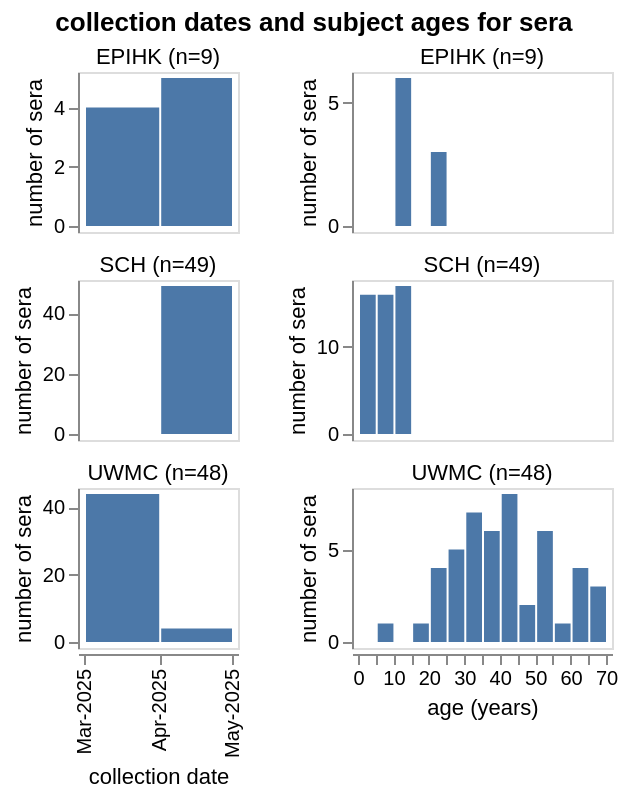

This figure's notebook cell:
### Code cell
sera_base = (
    alt.Chart(
        metadata[["group", "serum", "collection_date_numerical", "age_years"]]
        .assign(
            n=lambda x: x.groupby("group")["serum"].transform("count"),
            group=lambda x: x["group"] + " (n=" + x["n"].astype(str) + ")",
        )
        .drop(columns="n")
    )
    .encode(alt.Row("group", title=None))
    .mark_bar()
)

sera_date_chart = (
    sera_base
    .encode(
        alt.X(
            "yearmonth(collection_date_numerical)",
            title="collection date",
            axis=alt.Axis(format="%b-%Y", labelAngle=270),
            scale=alt.Scale(nice=False, padding=3),
        ),
        alt.Y("count()", title="number of sera", scale=alt.Scale(nice=False, padding=3)),
    )
    .resolve_scale(y="independent")
    .properties(height=80, width=80)
)

sera_age_chart = (
    sera_base
    .encode(
        alt.X(
            "age_years",
            title="age (years)",
            bin=alt.Bin(step=5, anchor=0),
            scale=alt.Scale(nice=False, padding=3),
        ),
        alt.Y("count()", title="number of sera", scale=alt.Scale(nice=False, padding=3)),
    )
    .resolve_scale(y="independent")
    .properties(height=80, width=130)
)

sera_chart = (
    alt.hconcat(sera_date_chart, sera_age_chart)
    .configure_axis(grid=False, titleFontWeight="normal")
    .configure_header(
        title=None, labelOrient="top", labelFontSize=11, labelPadding=2
    )
    .configure_facet(spacing=7)
    .properties(
        title=alt.TitleParams(
            "collection dates and subject ages for sera",
            anchor="middle",
        ),
    )
)

sera_chart

### Figure 1 — Vega-Lite specification as saved in the notebook (floating-point values rounded to 4 significant figures)
{"config": {"view": {"continuousWidth": 300, "continuousHeight": 300}, "axis": {"grid": false, "titleFontWeight": "normal"}, "facet": {"spacing": 7}, "header": {"labelFontSize": 11, "labelOrient": "top", "labelPadding": 2, "title": null}}, "hconcat": [{"mark": {"type": "bar"}, "encoding": {"row": {"field": "group", "title": null, "type": "nominal"}, "x": {"axis": {"format": "%b-%Y", "labelAngle": 270}, "field": "collection_date_numerical", "scale": {"nice": false, "padding": 3}, "timeUnit": "yearmonth", "title": "collection date", "type": "temporal"}, "y": {"aggregate": "count", "scale": {"nice": false, "padding": 3}, "title": "number of sera", "type": "quantitative"}}, "height": 80, "resolve": {"scale": {"y": "independent"}}, "width": 80}, {"mark": {"type": "bar"}, "encoding": {"row": {"field": "group", "title": null, "type": "nominal"}, "x": {"bin": {"anchor": 0, "step": 5}, "field": "age_years", "scale": {"nice": false, "padding": 3}, "title": "age (years)", "type": "quantitative"}, "y": {"aggregate": "count", "scale": {"nice": false, "padding": 3}, "title": "number of sera", "type": "quantitative"}}, "height": 80, "resolve": {"scale": {"y": "independent"}}, "width": 130}], "data": {"name": "data-f1b521038b2a64cd4ade18e2ff3510a7"}, "title": {"text": "collection dates and subject ages for sera", "anchor": "middle"}, "$schema": "https://vega.github.io/schema/vega-lite/v5.20.1.json", "datasets": {"data-f1b521038b2a64cd4ade18e2ff3510a7": [{"group": "EPIHK (n=9)", "serum": "EPIHK_1", "collection_date_numerical": "2025-04-01", "age_years": 14.5}, {"group": "EPIHK (n=9)", "serum": "EPIHK_2", "collection_date_numerical": "2025-04-01", "age_years": 14.5}, {"group": "EPIHK (n=9)", "serum": "EPIHK_3", "collection_date_numerical": "2025-03-01", "age_years": 14.5}, {"group": "EPIHK (n=9)", "serum": "EPIHK_4", "collection_date_numerical": "2025-04-01", "age_years": 14.5}, {"group": "EPIHK (n=9)", "serum": "EPIHK_5", "collection_date_numerical": "2025-03-01", "age_years": 14.5}, {"group": "EPIHK (n=9)", "serum": "EPIHK_6", "collection_date_numerical": "2025-04-01", "age_years": 14.5}, {"group": "EPIHK (n=9)", "serum": "EPIHK_7", "collection_date_numerical": "2025-03-01", "age_years": 24.5}, {"group": "EPIHK (n=9)", "serum": "EPIHK_8", "collection_date_numerical": "2025-03-01", "age_years": 24.5}, {"group": "EPIHK (n=9)", "serum": "EPIHK_9", "collection_date_numerical": "2025-04-01", "age_years": 24.5}, {"group": "SCH (n=49)", "serum": "SCH_1", "collection_date_numerical": "2025-04-01", "age_years": 13.0}, {"group": "SCH (n=49)", "serum": "SCH_10", "collection_date_numerical": "2025-04-01", "age_years": 8.0}, {"group": "SCH (n=49)", "serum": "SCH_11", "collection_date_numerical": "2025-04-01", "age_years": 13.0}, {"group": "SCH (n=49)", "serum": "SCH_12", "collection_date_numerical": "2025-04-01", "age_years": 1.25}, {"group": "SCH (n=49)", "serum": "SCH_13", "collection_date_numerical": "2025-04-01", "age_years": 1.25}, {"group": "SCH (n=49)", "serum": "SCH_14", "collection_date_numerical": "2025-04-01", "age_years": 1.25}, {"group": "SCH (n=49)", "serum": "SCH_15", "collection_date_numerical": "2025-04-01", "age_years": 8.0}, {"group": "SCH (n=49)", "serum": "SCH_16", "collection_date_numerical": "2025-04-01", "age_years": 5.0}, {"group": "SCH (n=49)", "serum": "SCH_17", "collection_date_numerical": "2025-04-01", "age_years": 0.25}, {"group": "SCH (n=49)", "serum": "SCH_18", "collection_date_numerical": "2025-04-01", "age_years": 1.25}, {"group": "SCH (n=49)", "serum": "SCH_19", "collection_date_numerical": "2025-04-01", "age_years": 0.25}, {"group": "SCH (n=49)", "serum": "SCH_2", "collection_date_numerical": "2025-04-01", "age_years": 0.25}, {"group": "SCH (n=49)", "serum": "SCH_20", "collection_date_numerical": "2025-04-01", "age_years": 8.0}, {"group": "SCH (n=49)", "serum": "SCH_21", "collection_date_numerical": "2025-04-01", "age_years": 13.0}, {"group": "SCH (n=49)", "serum": "SCH_22", "collection_date_numerical": "2025-04-01", "age_years": 4.0}, {"group": "SCH (n=49)", "serum": "SCH_23", "collection_date_numerical": "2025-04-01", "age_years": 13.0}, {"group": "SCH (n=49)", "serum": "SCH_24", "collection_date_numerical": "2025-04-01", "age_years": 5.0}, {"group": "SCH (n=49)", "serum": "SCH_25", "collection_date_numerical": "2025-04-01", "age_years": 0.25}, {"group": "SCH (n=49)", "serum": "SCH_27", "collection_date_numerical": "2025-04-01", "age_years": 8.0}, {"group": "SCH (n=49)", "serum": "SCH_28", "collection_date_numerical": "2025-04-01", "age_years": 13.0}, {"group": "SCH (n=49)", "serum": "SCH_29", "collection_date_numerical": "2025-04-01", "age_years": 13.0}, {"group": "SCH (n=49)", "serum": "SCH_3", "collection_date_numerical": "2025-04-01", "age_years": 1.25}, {"group": "SCH (n=49)", "serum": "SCH_30", "collection_date_numerical": "2025-04-01", "age_years": 0.25}, {"group": "SCH (n=49)", "serum": "SCH_31", "collection_date_numerical": "2025-04-01", "age_years": 8.0}, {"group": "SCH (n=49)", "serum": "SCH_32", "collection_date_numerical": "2025-04-01", "age_years": 0.25}, {"group": "SCH (n=49)", "serum": "SCH_33", "collection_date_numerical": "2025-04-01", "age_years": 8.0}, {"group": "SCH (n=49)", "serum": "SCH_34", "collection_date_numerical": "2025-04-01", "age_years": 4.0}, {"group": "SCH (n=49)", "serum": "SCH_35", "collection_date_numerical": "2025-04-01", "age_years": 8.0}, {"group": "SCH (n=49)", "serum": "SCH_36", "collection_date_numerical": "2025-04-01", "age_years": 13.0}, {"group": "SCH (n=49)", "serum": "SCH_37", "collection_date_numerical": "2025-04-01", "age_years": 13.0}, {"group": "SCH (n=49)", "serum": "SCH_38", "collection_date_numerical": "2025-04-01", "age_years": 13.0}, {"group": "SCH (n=49)", "serum": "SCH_39", "collection_date_numerical": "2025-04-01", "age_years": 13.0}, {"group": "SCH (n=49)", "serum": "SCH_4", "collection_date_numerical": "2025-04-01", "age_years": 13.0}, {"group": "SCH (n=49)", "serum": "SCH_40", "collection_date_numerical": "2025-04-01", "age_years": 13.0}, {"group": "SCH (n=49)", "serum": "SCH_41", "collection_date_numerical": "2025-04-01", "age_years": 0.25}, {"group": "SCH (n=49)", "serum": "SCH_42", "collection_date_numerical": "2025-04-01", "age_years": 4.0}, {"group": "SCH (n=49)", "serum": "SCH_43", "collection_date_numerical": "2025-04-01", "age_years": 13.0}, {"group": "SCH (n=49)", "serum": "SCH_44", "collection_date_numerical": "2025-04-01", "age_years": 13.0}, {"group": "SCH (n=49)", "serum": "SCH_45", "collection_date_numerical": "2025-04-01", "age_years": 5.0}, {"group": "SCH (n=49)", "serum": "SCH_46", "collection_date_numerical": "2025-04-01", "age_years": 0.25}, {"group": "SCH (n=49)", "serum": "SCH_47", "collection_date_numerical": "2025-04-01", "age_years": 8.0}, {"group": "SCH (n=49)", "serum": "SCH_48", "collection_date_numerical": "2025-04-01", "age_years": 8.0}, {"group": "SCH (n=49)", "serum": "SCH_49", "collection_date_numerical": "2025-04-01", "age_years": 8.0}, {"group": "SCH (n=49)", "serum": "SCH_5", "collection_date_numerical": "2025-04-01", "age_years": 8.0}, {"group": "SCH (n=49)", "serum": "SCH_50", "collection_date_numerical": "2025-04-01", "age_years": 8.0}, {"group": "SCH (n=49)", "serum": "SCH_6", "collection_date_numerical": "2025-04-01", "age_years": 13.0}, {"group": "SCH (n=49)", "serum": "SCH_7", "collection_date_numerical": "2025-04-01", "age_years": 13.0}, {"group": "SCH (n=49)", "serum": "SCH_8", "collection_date_numerical": "2025-04-01", "age_years": 8.0}, {"group": "SCH (n=49)", "serum": "SCH_9", "collection_date_numerical": "2025-04-01", "age_years": 13.0}, {"group": "UWMC (n=48)", "serum": "UWMC-1", "collection_date_numerical": "2025-03-01", "age_years": 29.0}, {"group": "UWMC (n=48)", "serum": "UWMC-10", "collection_date_numerical": "2025-03-01", "age_years": 38.0}, {"group": "UWMC (n=48)", "serum": "UWMC-11", "collection_date_numerical": "2025-03-01", "age_years": 52.0}, {"group": "UWMC (n=48)", "serum": "UWMC-12", "collection_date_numerical": "2025-03-01", "age_years": 31.0}, {"group": "UWMC (n=48)", "serum": "UWMC-13", "collection_date_numerical": "2025-03-01", "age_years": 37.0}, {"group": "UWMC (n=48)", "serum": "UWMC-14", "collection_date_numerical": "2025-03-01", "age_years": 62.0}, {"group": "UWMC (n=48)", "serum": "UWMC-15", "collection_date_numerical": "2025-03-01", "age_years": 51.0}, {"group": "UWMC (n=48)", "serum": "UWMC-16", "collection_date_numerical": "2025-03-01", "age_years": 51.0}, {"group": "UWMC (n=48)", "serum": "UWMC-17", "collection_date_numerical": "2025-03-01", "age_years": 30.0}, {"group": "UWMC (n=48)", "serum": "UWMC-18", "collection_date_numerical": "2025-03-01", "age_years": 65.0}, {"group": "UWMC (n=48)", "serum": "UWMC-19", "collection_date_numerical": "2025-03-01", "age_years": 38.0}, {"group": "UWMC (n=48)", "serum": "UWMC-2", "collection_date_numerical": "2025-03-01", "age_years": 63.0}, {"group": "UWMC (n=48)", "serum": "UWMC-20", "collection_date_numerical": "2025-03-01", "age_years": 44.0}, {"group": "UWMC (n=48)", "serum": "UWMC-21", "collection_date_numerical": "2025-03-01", "age_years": 40.0}, {"group": "UWMC (n=48)", "serum": "UWMC-22", "collection_date_numerical": "2025-03-01", "age_years": 61.0}, {"group": "UWMC (n=48)", "serum": "UWMC-23", "collection_date_numerical": "2025-03-01", "age_years": 62.0}, {"group": "UWMC (n=48)", "serum": "UWMC-24", "collection_date_numerical": "2025-03-01", "age_years": 32.0}, {"group": "UWMC (n=48)", "serum": "UWMC-25", "collection_date_numerical": "2025-03-01", "age_years": 40.0}, {"group": "UWMC (n=48)", "serum": "UWMC-26", "collection_date_numerical": "2025-03-01", "age_years": 34.0}, {"group": "UWMC (n=48)", "serum": "UWMC-27", "collection_date_numerical": "2025-03-01", "age_years": 53.0}, {"group": "UWMC (n=48)", "serum": "UWMC-28", "collection_date_numerical": "2025-03-01", "age_years": 26.0}, {"group": "UWMC (n=48)", "serum": "UWMC-29", "collection_date_numerical": "2025-03-01", "age_years": 58.0}, {"group": "UWMC (n=48)", "serum": "UWMC-3", "collection_date_numerical": "2025-03-01", "age_years": 35.0}, {"group": "UWMC (n=48)", "serum": "UWMC-30", "collection_date_numerical": "2025-03-01", "age_years": 27.0}, {"group": "UWMC (n=48)", "serum": "UWMC-31", "collection_date_numerical": "2025-03-01", "age_years": 41.0}, {"group": "UWMC (n=48)", "serum": "UWMC-32", "collection_date_numerical": "2025-03-01", "age_years": 44.0}, {"group": "UWMC (n=48)", "serum": "UWMC-33", "collection_date_numerical": "2025-03-01", "age_years": 51.0}, {"group": "UWMC (n=48)", "serum": "UWMC-34", "collection_date_numerical": "2025-03-01", "age_years": 24.0}, {"group": "UWMC (n=48)", "serum": "UWMC-35", "collection_date_numerical": "2025-03-01", "age_years": 65.0}, {"group": "UWMC (n=48)", "serum": "UWMC-36", "collection_date_numerical": "2025-03-01", "age_years": 45.0}, {"group": "UWMC (n=48)", "serum": "UWMC-37", "collection_date_numerical": "2025-03-01", "age_years": 28.0}, {"group": "UWMC (n=48)", "serum": "UWMC-38", "collection_date_numerical": "2025-03-01", "age_years": 66.0}, {"group": "UWMC (n=48)", "serum": "UWMC-39", "collection_date_numerical": "2025-03-01", "age_years": 30.0}, {"group": "UWMC (n=48)", "serum": "UWMC-4", "collection_date_numerical": "2025-03-01", "age_years": 34.0}, {"group": "UWMC (n=48)", "serum": "UWMC-40", "collection_date_numerical": "2025-03-01", "age_years": 52.0}, {"group": "UWMC (n=48)", "serum": "UWMC-41", "collection_date_numerical": "2025-03-01", "age_years": 21.0}, {"group": "UWMC (n=48)", "serum": "UWMC-42", "collection_date_numerical": "2025-03-01", "age_years": 38.0}, {"group": "UWMC (n=48)", "serum": "UWMC-43", "collection_date_numerical": "2025-03-01", "age_years": 35.0}, {"group": "UWMC (n=48)", "serum": "UWMC-44", "collection_date_numerical": "2025-03-01", "age_years": 30.0}, {"group": "UWMC (n=48)", "serum": "UWMC-49", "collection_date_numerical": "2025-04-01", "age_years": 22.0}, {"group": "UWMC (n=48)", "serum": "UWMC-5", "collection_date_numerical": "2025-03-01", "age_years": 42.0}, {"group": "UWMC (n=48)", "serum": "UWMC-50", "collection_date_numerical": "2025-04-01", "age_years": 7.0}, {"group": "UWMC (n=48)", "serum": "UWMC-51", "collection_date_numerical": "2025-04-01", "age_years": 21.0}, {"group": "UWMC (n=48)", "serum": "UWMC-54", "collection_date_numerical": "2025-04-01", "age_years": 19.0}, {"group": "UWMC (n=48)", "serum": "UWMC-6", "collection_date_numerical": "2025-03-01", "age_years": 43.0}, {"group": "UWMC (n=48)", "serum": "UWMC-7", "collection_date_numerical": "2025-03-01", "age_years": 49.0}, {"group": "UWMC (n=48)", "serum": "UWMC-8", "collection_date_numerical": "2025-03-01", "age_years": 27.0}, {"group": "UWMC (n=48)", "serum": "UWMC-9", "collection_date_numerical": "2025-03-01", "age_years": 42.0}]}}
